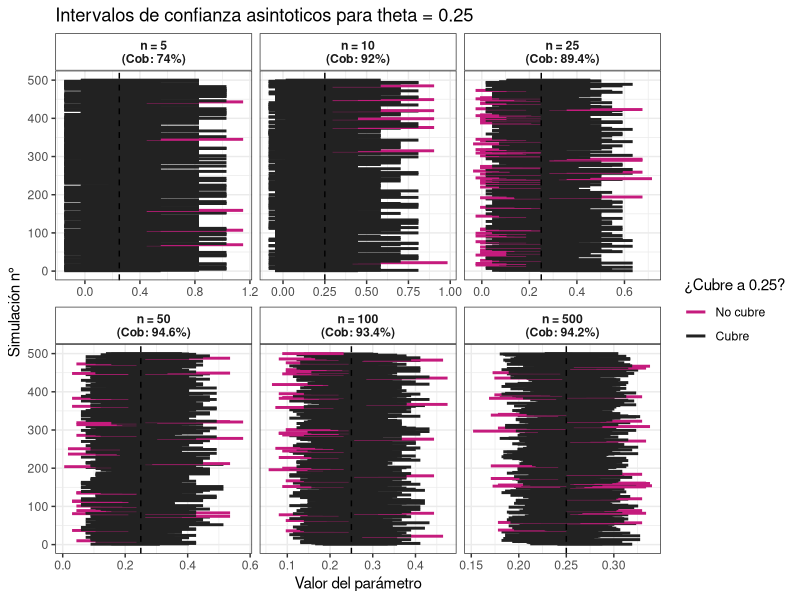

Recreate this plot in R.
# --------------------- Trabajo practico IECD, simulaciones --------------------
# Sección de comentarios:
#  - LU mas chico entre los tres integrantes: 786
#  - La idea es modularizar lo mas posible el codigo
#  - Vamos a intentar generalizar los procedimientos, para que sea simple cambiar los parametros que estan involucrados


# ------------------------------- Sección 1 ------------------------------------
# Vamos a crear el metodo de la simulación requerida para la primera sección del trabajo.
# 
# Primero construimos una función auxiliar para calcular el intervalo de confianza.
#
# Los inputs del metodo son:
#  - theta: es el valor real para el cual vamos a hacer la simulacion
#  - n: tamaño de la muestra
#  - N: cantidad de intervalos que vamos a generar
# Los outputs son:
#  - intervalos: conjunto de los intervalos obtenidos, con estos mismos podemos graficar el cubrimiento
library(ggplot2)
library(dplyr)

set.seed(786)

intervalo = function(datos, alpha) {
  n = length(datos)
  t_p = mean(datos)
  z_a = -qnorm(alpha/2)
  return(c(inf = t_p - sqrt(t_p*(1-t_p)/n)*z_a, sup = t_p + sqrt(t_p*(1-t_p)/n)*z_a))
}

simulacion_1 = function(theta, n, alpha, N) {
  inf = numeric(N)
  sup = numeric(N)
  cubre = logical(N)
  
  for (i in 1:N) {
    muestras = rbinom(n, 1, theta)
    int = intervalo(muestras, alpha)
    inf[i] = int["inf"]
    sup[i] = int["sup"]
    cubre[i] = theta >= int["inf"] && theta <= int["sup"]
  }
  
  return(data.frame(simulacion = 1:N, inf = inf, sup = sup, cubre = cubre))
}

datos_totales <- data.frame()

for (i in c(5,10,25,50,100,500)) {
  intervalos = simulacion_1(0.25, i, 0.05, 500)
  
  cob = mean(intervalos$cubre) * 100
  intervalos$n = i
  intervalos$n_label = paste0("n = ", i, "\n(Cob: ", cob, "%)")
    
  datos_totales = rbind(datos_totales, intervalos)
}

# Ordeno para que los graficos aparezcan de menor a mayor n
datos_totales$n_label <- reorder(datos_totales$n_label, datos_totales$n)

# Grafico en conjunto todos los datos
ggplot(datos_totales, aes(y = simulacion, x = inf, xend = sup, color = cubre)) +
  
  # Dibujamos los intervalos obtenidos en la simulación
  geom_segment(aes(x = inf, xend = sup, yend = simulacion), linewidth = 1) +
    
  # La linea punteada es el valor real de theta
  geom_vline(xintercept = 0.25, linetype = "dashed", color = "black") +
  
  # Color para identificar si cubre o no al valor real de theta
  scale_color_manual(values = c("#C51B7D", "#222222"), labels = c("No cubre", "Cubre")) +
    
  # Se separan los graficos en función de n
  facet_wrap(~ n_label, scales = "free_x") +
  
  # Labels del grafico
  labs(
    title = "Intervalos de confianza asintoticos para theta = 0.25",
    x = "Valor del parámetro",
    y = "Simulación n°",
    color = "¿Cubre a 0.25?"
  ) +
  
  # Temas utilizados, fondo blanco.
  theme_bw() +
  theme(
    strip.background = element_rect(fill = "white"), # Fondo blanco en los títulos de los paneles
    strip.text = element_text(face = "bold") # Negrita en los títulos de los paneles
  )
